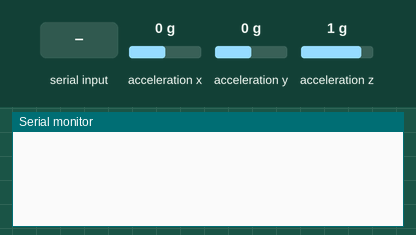
Recording of a sketch running on a simulated Arduino Nano 33 BLE. On the bench: the last lines printed to the serial monitor. Inputs (shaded band) come from the test bench; at power-on: acceleration x 0 g, acceleration y 0 g, acceleration z 1 g.

Above: at 1.2 s.
1.3 s: "s" received over Serial
At 1.8 s:
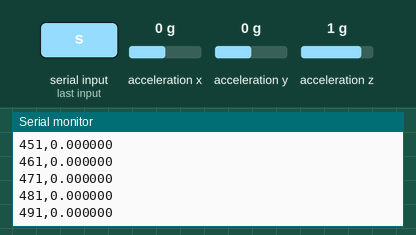
2.8 s: acceleration x set to -1.4 g
At 4.8 s:
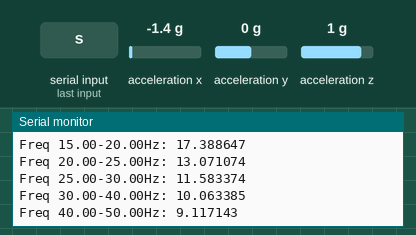
5.3 s: "S" received over Serial
At 5.8 s:
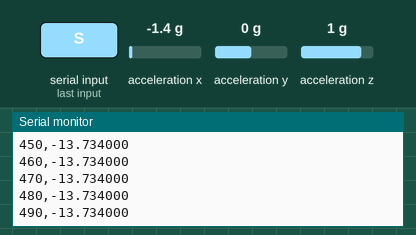
6.8 s: acceleration x set to -0.8 g
At 9.0 s:
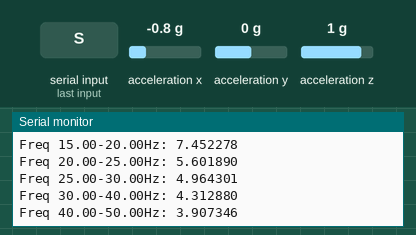
Timing chart, 0 to 9.3 s (numbered marks = the images above; inputs shaded):
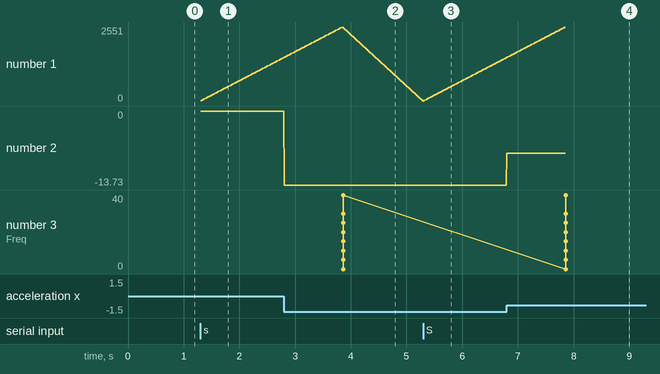

Measured:
- after the input at 1.3 s, the serial monitor: prints a new line at once (image 1)

The sketch:

accelandfftvisual.ino
```cpp
#include "arduinoFFT.h"
#include <Arduino_LSM9DS1.h>
// FFT constants
#define SAMPLES 256
#define SAMPLING_FREQ 100
#define SAMPLING_PERIOD_MS (1000/SAMPLING_FREQ)
#define FEATURE_BINS 8

ArduinoFFT<float> FFT;  // Changed to float from double to save memory
// Arrays for FFT calculations
float vReal[SAMPLES];    // Changed to float from double
float vImag[SAMPLES];    // Changed to float from double
float features[11];      // 8 frequency bins + 3 statistical features
unsigned long millisOld;
unsigned long startTime;  // Added to track start of data collection
float x, y, z;

const float freqBands[FEATURE_BINS + 1] = {0, 5, 10, 15, 20, 25, 30, 40, 50};

void extractFeatures() {
    // Compute FFT
    FFT.compute(FFT_FORWARD);
    FFT.complexToMagnitude();

    // Frequency bin energies
    for(int bin = 0; bin < FEATURE_BINS; bin++) {
        float binEnergy = 0;
        int startIndex = (pgm_read_float(&freqBands[bin]) * SAMPLES) / SAMPLING_FREQ;
        int endIndex = (pgm_read_float(&freqBands[bin + 1]) * SAMPLES) / SAMPLING_FREQ;

        for(int i = startIndex; i < endIndex; i++) {
            binEnergy += vReal[i];
        }
        features[bin] = binEnergy / (endIndex - startIndex);
    }

    // Statistical features using running calculations to save memory
    float mean = 0, maxVal = 0;
    for(int i = 0; i < SAMPLES/2; i++) {
        mean += vReal[i];
        if(vReal[i] > maxVal) maxVal = vReal[i];
    }
    mean /= (SAMPLES/2);

    float variance = 0;
    for(int i = 0; i < SAMPLES/2; i++) {
        float diff = vReal[i] - mean;
        variance += diff * diff;
    }
    variance /= (SAMPLES/2);

    features[FEATURE_BINS] = mean;
    features[FEATURE_BINS + 1] = maxVal;
    features[FEATURE_BINS + 2] = sqrt(variance);
}

void setup() {
    Serial.begin(115200);
    while(!Serial);

    if (!IMU.begin()) {
        Serial.println("Failed to initialize IMU!");
        while (1);
    }

    FFT = ArduinoFFT<float>(vReal, vImag, SAMPLES, SAMPLING_FREQ);
    millisOld = millis();

}

void loop() {
    if (Serial.available() > 0) {
        char input = Serial.read();
        if (input == 's' || input == 'S') {
            startTime = millis();  // Record start time when 's' is pressed
            Serial.println("TimeElapsed(ms),AccelX(m/s^2),AccelY(m/s^2),AccelZ(m/s^2)");
            // Collect samples for FFT
            for(int i = 0; i < SAMPLES; i++) {
                while((millis() - millisOld) < SAMPLING_PERIOD_MS);
                unsigned long currentTime = millis();
                millisOld = currentTime;

                if (IMU.accelerationAvailable()) {
                    IMU.readAcceleration(x, y, z);
                    // Store acceleration data for FFT
                    vReal[i] = x * 9.81;
                    vImag[i] = 0;

                    // Print elapsed time and raw data
                    Serial.print(currentTime - startTime);  // Elapsed time
                    Serial.print(",");
                    Serial.print(x * 9.81, 6);
                    Serial.println();
                } else {
                    vReal[i] = (i > 0) ? vReal[i-1] : 0;
                    vImag[i] = 0;
                }
            }

            // Calculate FFT features
            extractFeatures();

            // Display features
            Serial.println("\nFeature values for this sample:");
            for(int i = 0; i < FEATURE_BINS; i++) {
                Serial.print("Freq ");
                Serial.print(pgm_read_float(&freqBands[i]));
                Serial.print("-");
                Serial.print(pgm_read_float(&freqBands[i+1]));
                Serial.print("Hz: ");
                Serial.println(features[i], 6);
            }
        }
    }
}
```
